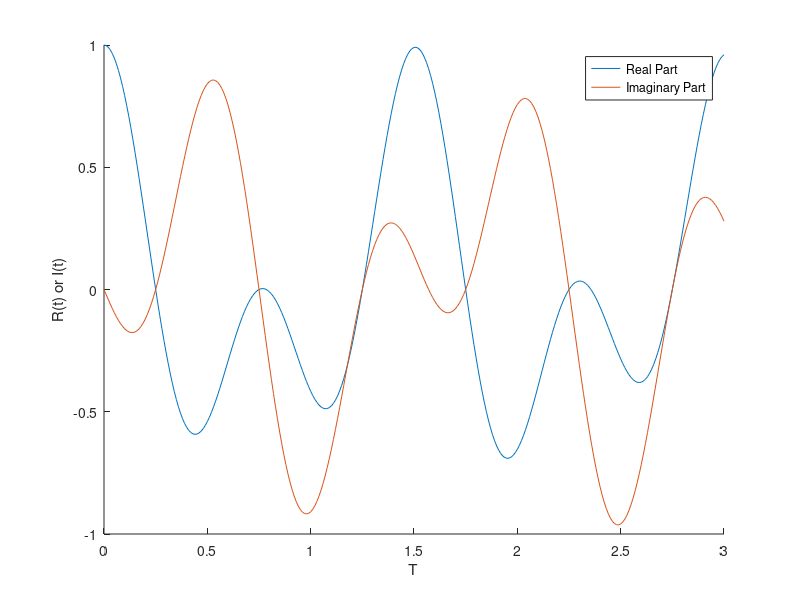

The MATLAB script that drew this image:
clear all;
clc;
f=1;
fs=3;
T=(fs/f);
t=0:0.01:1*T;
R=cos(2*pi*f.*t).*cos(-2*t);
I=cos(2*pi*f.*t).*sin(-2*t);
hold on;
plot(t,R);
plot(t,I);
hold off;
legend("Real Part","Imaginary Part");
xlabel("T");
ylabel("R(t) or I(t)");
